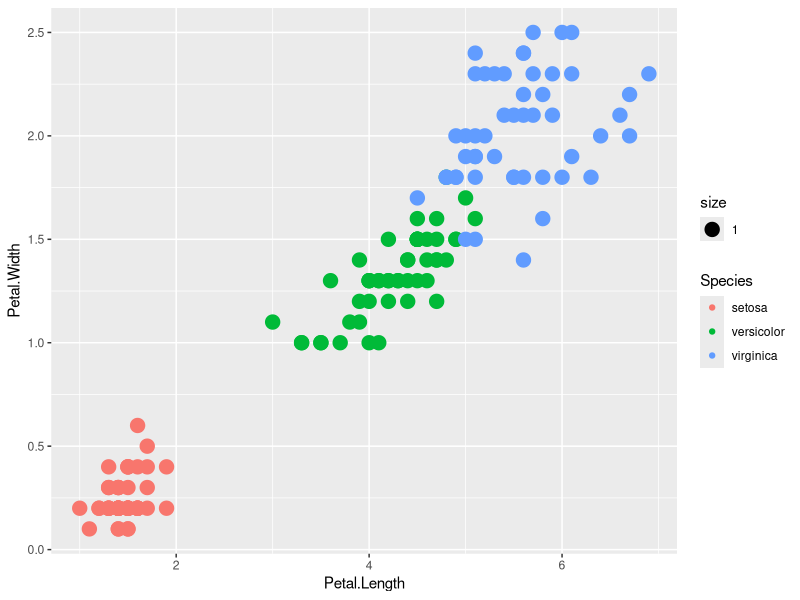
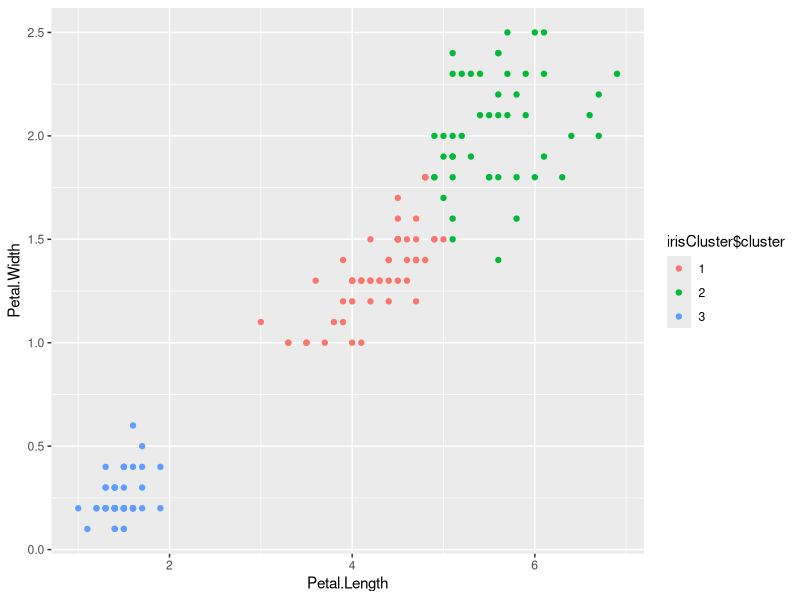

These figures' R source, in order:
library(datasets)
library(stats)
head(iris)

library(ggplot2)
ggplot(iris, aes(Petal.Length, Petal.Width, color = Species,size = 1)) +
  geom_point()
set.seed(20)
 
irisCluster <- kmeans(iris[, 3:4], 3, nstart = 20)

# K-means clustering with 3 clusters of sizes 50, 52, 48
# Cluster means:
#   Petal.Length Petal.Width
# 1     1.462000    0.246000 ( 1st 50 ) -sum( 1:50)/50
# 2     4.269231    1.342308 ( 2st 52 ) -sum( 1:48)/48
# 3     5.595833    2.037500( 3st 48 )-sum( 1:52)/52
# 
# Clustering vector:
#   [1] 1 1 1 1 1 1 1 1 1 1 1 1 1 1 1 1 1 1 1 1 1 1 1 1 1 1 1 1 1 1 1 1 1 1 1 1 1 1 1 1 1 1 1 1
# [45] 1 1 1 1 1 1 2 2 2 2 2 2 2 2 2 2 2 2 2 2 2 2 2 2 2 2 2 2 2 2 2 2 2 3 2 2 2 2 2 3 2 2 2 2
# [89] 2 2 2 2 2 2 2 2 2 2 2 2 3 3 3 3 3 3 2 3 3 3 3 3 3 3 3 3 3 3 3 2 3 3 3 3 3 3 2 3 3 3 3 3
# [133] 3 3 3 3 3 3 2 3 3 3 3 3 3 3 3 3 3 3
# 
# Within cluster sum of squares by cluster:
#   [1]  2.02200 13.05769 16.29167
# (between_SS / total_SS =  94.3 %)


table(irisCluster$cluster, iris$Species)

irisCluster$cluster <- as.factor(irisCluster$cluster)

ggplot(iris, aes(Petal.Length, Petal.Width, color = irisCluster$cluster)) + geom_point()